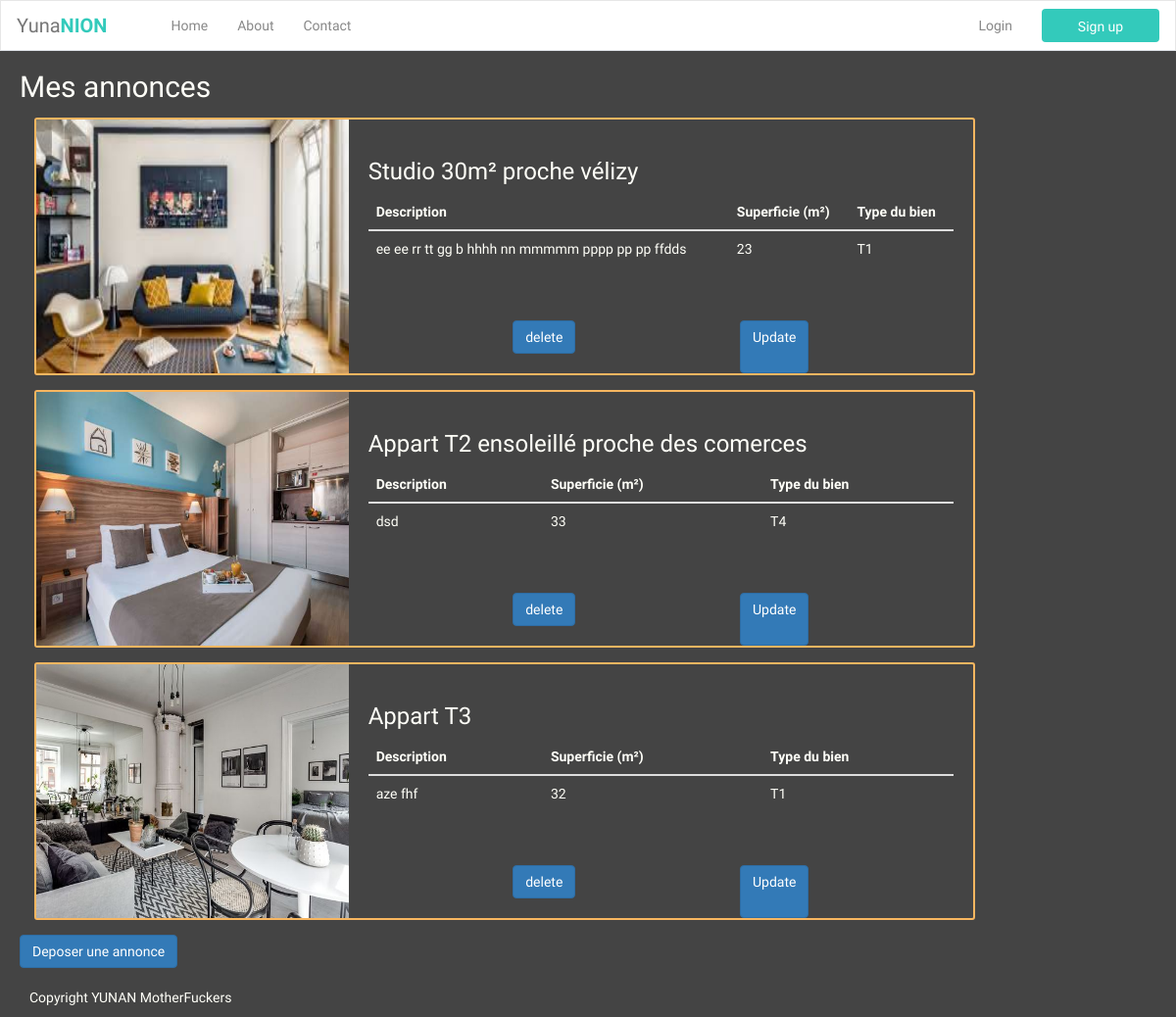
Page /announce/ on the earlier database version.
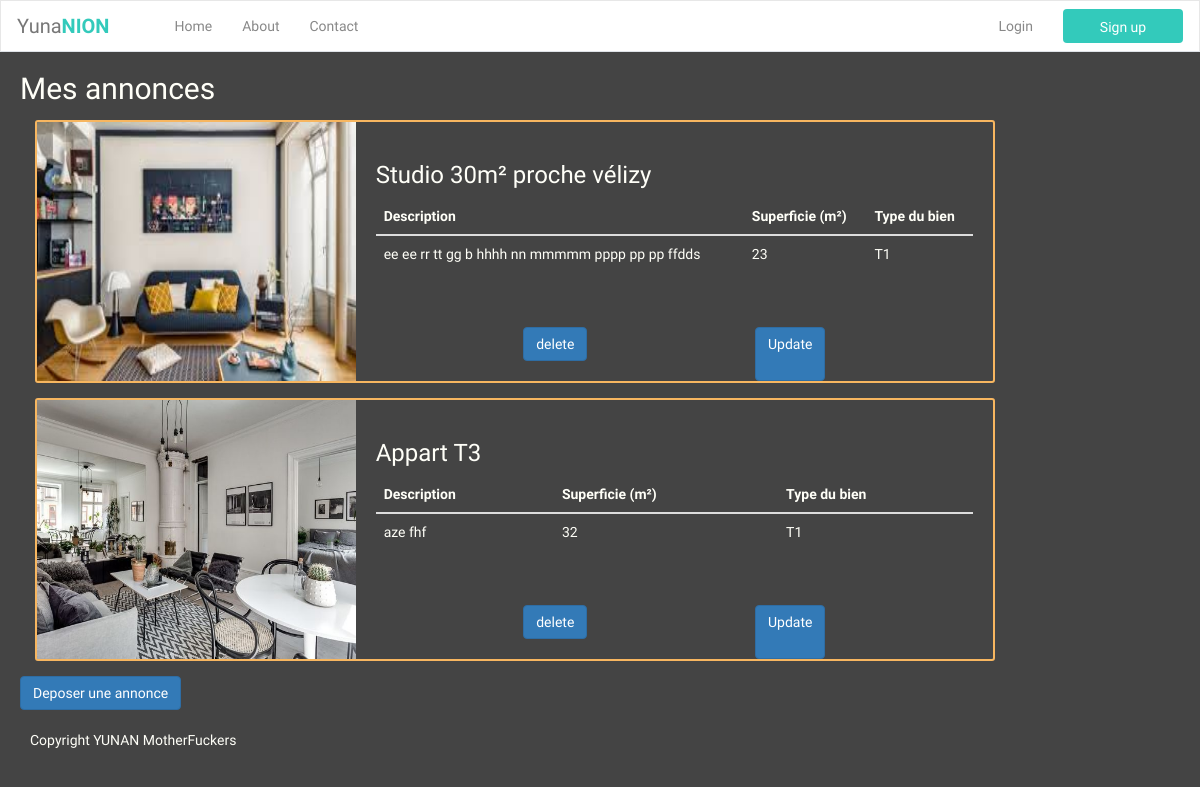
Same page on the later database version.
### announce/models.py (models this page shows, shortened)
class Announce(models.Model):
    title = models.CharField(max_length=120)
    description = models.TextField(blank=True)
    GOOD_TYPE_CHOICES = [
        ('ST', 'Studio'),
        ('T1', 'Appart T1'),
        ('T2', 'Appart T2'),
        ('T3', 'Appart T3'),
        ('T4', 'Appart T4'),
    ]
    appart_type = models.CharField(max_length=2, choices=GOOD_TYPE_CHOICES)
    space = models.DecimalField(max_digits=3, decimal_places=0)
    image = models.ImageField(upload_to="images/")

### announce/views.py (the view, shortened to what this page needs)
# urls.py: path('', AnnounceList.as_view(), name='announce-list'),
class AnnounceList(ListView):
    template_name = 'announces/announce_list.html'
    model = Announce

### announce/templates/announces/announce_list.html (shortened to what this page needs)
{% extends 'base.html' %}
{% block head %}
<link rel="stylesheet" type="text/css" href="/static/css/announce-brief.css">
{% endblock %}
{% block content %}
    <div class="announces-list">
        <h2>Mes annonces</h2>
        {% for object in object_list %}
            <div class="announce-brief-container">
                <div class="announce-img-box">
                    <img class="announce-img" src="{{ object.image.url }}">
                </div>
                <div class="announce-summary-box">
                    <h3>{{ object.title }}</h3>
                    <table class="table mb-0">
                        <thead>
                        <tr>
                            <th>Description</th>
                            <th>Superficie (m²)</th>
                            <th>Type du bien</th>
                        </tr>
                        </thead>
                        <tbody>
                        <tr>
                            <td>{{ object.description|truncatewords:20}}</td>
                            <td>{{ object.space }}</td>
                            <td>{{ object.appart_type }}</td>
                        </tr>
                        </tbody>
                    </table>
                </div>
                <div class="announce-delete-update-box">
                    <form method="POST" >{% csrf_token %}
                        <button class="btn btn-primary" type="submit" onclick="return confirm('Are you sure you want to delete this?')">delete</button>
                    </form>
                    <a class="btn btn-primary" href="{{ object.id }}/update" role="button">Update</a>
                </div>
            </div>
        {% endfor %}
    <a class="btn btn-primary" href="./create" role="button">Deposer une annonce</a>
    </div>
{% endblock %}

### templates/base.html (shortened to what this page needs)
<!doctype html>
<html lang="en">
<head>
    <link rel="stylesheet" href="https://maxcdn.bootstrapcdn.com/font-awesome/4.7.0/css/font-awesome.min.css">
    <link rel="stylesheet" href="https://maxcdn.bootstrapcdn.com/bootstrap/3.3.7/css/bootstrap.min.css">
    <link rel="stylesheet" type="text/css" href="/static/css/navbar.css">
    {% block head %}
    {% endblock %}
</head>
<body>
    <header>
    {% include "navbar.html" %}
    </header>
    <div id="site-wrapper">
        {% block content %}{% endblock content %}
    </div>
    <div class="footer">
        <div class="container">
            <p>Copyright YUNAN MotherFuckers</p>
        </div>
    </div>
</body>
</html>

### templates/navbar.html (shortened to what this page needs)
<nav class="navbar navbar-default navbar-expand-lg navbar-light">
        <div class="navbar-header d-flex col">
            <a class="navbar-brand" href="#">Yuna<b>NION</b></a>
        </div>
        <div id="navbarCollapse" class="collapse navbar-collapse justify-content-start">
            <ul class="nav navbar-nav">
                <li class="nav-item"><a href="/" class="nav-link">Home</a></li>
                <li class="nav-item"><a href="/about" class="nav-link">About</a></li>
                <li class="nav-item"><a href="#" class="nav-link">Contact</a></li>
            </ul>
            <ul class="nav navbar-nav navbar-right ml-auto">
                <li class="nav-item">
                    <a data-toggle="dropdown" class="nav-link dropdown-toggle" href="#" aria-expanded="false">Login</a>
                </li>
                <li class="nav-item">
                    <a href="#" data-toggle="dropdown" class="btn btn-primary dropdown-toggle get-started-btn mt-1 mb-1">Sign
                        up</a>
                </li>
            </ul>
        </div>
    </nav>

### static/css/navbar.css (style rules this page uses)
.navbar-header.col { padding: 0 !important; }
.navbar { background: #fff; padding-left: 16px; padding-right: 16px; border-bottom: 1px solid #dfe3e8; border-radius: 0; }
.navbar .navbar-brand, .navbar .navbar-brand:hover, .navbar .navbar-brand:focus { padding-left: 0; font-size: 20px; padding-right: 50px; }
.navbar .navbar-brand b { font-weight: bold; color: #33cabb; }
.navbar .nav li { position: relative; }
.navbar .nav li a { color: #888; }
.navbar .nav .btn-primary, .navbar .nav .btn-primary:active { color: #fff; background: #33cabb; padding-top: 8px; padding-bottom: 6px; vertical-align: middle; border: none; }
.navbar .navbar-right li:first-child a { padding-right: 30px; }
.navbar .nav .get-started-btn { min-width: 120px; margin-top: 8px; margin-bottom: 8px; }
.navbar .navbar-right .dropdown-toggle::after { display: none; }

### static/css/announce-brief.css (style rules this page uses)
.announces-list { margin: 20px; }
.announce-brief-container { width: 80vw; border: 2px solid rgb(247, 182, 96); margin: 15px; display: grid; border-radius: 3px; background: #444; color: #fffff8; justify-content: start; grid-gap: 10px; grid-template-columns: repeat(8, 0.5fr) repeat(2, 1fr); grid-template-rows: repeat(4, 0.5fr); grid-column-gap: 0px; grid-row-gap: 15px; }
.announce-img { max-width: 100%; height: 100%; }
.announce-img-box { grid-area: 1 / 1 / 5 / 5; height: 100%; }
.announce-summary-box { grid-area: 1 / 5 / 4 / 11; padding: 20px; justify-content: center; }
.announce-delete-update-box { grid-area: 4 / 5 / 5 / 11; display: flex; justify-content: space-evenly; }

### templates/base.html (style rules this page uses)
body { font-family: 'Varela Round', sans-serif; background: #444; color: #fffff8; }

Differences in the rows shown:
removed Announce: image (picture), title "Appart T2 ensoleillé proche des comerces", description "dsd", space "33", appart_type "T4"
